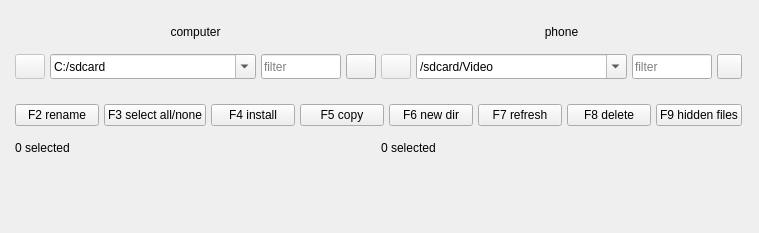
<?xml version="1.0" encoding="UTF-8"?>
<ui version="4.0">
 <class>FileWidget</class>
 <widget class="QWidget" name="FileWidget">
  <property name="geometry">
   <rect>
    <x>0</x>
    <y>0</y>
    <width>759</width>
    <height>233</height>
   </rect>
  </property>
  <property name="windowTitle">
   <string notr="true">Form</string>
  </property>
  <property name="windowOpacity">
   <double>1.000000000000000</double>
  </property>
  <widget class="QWidget" name="gridLayoutWidget">
   <property name="geometry">
    <rect>
     <x>10</x>
     <y>10</y>
     <width>737</width>
     <height>160</height>
    </rect>
   </property>
   <layout class="QGridLayout" name="gridLayout" columnstretch="0,0,0,0">
    <property name="spacing">
     <number>5</number>
    </property>
    <item row="1" column="2">
     <widget class="QLabel" name="rightLabelTitle">
      <property name="text">
       <string extracomment="table title">phone</string>
      </property>
      <property name="alignment">
       <set>Qt::AlignCenter</set>
      </property>
     </widget>
    </item>
    <item row="1" column="1">
     <widget class="QLabel" name="leftLabelTitle">
      <property name="text">
       <string extracomment="table title">computer</string>
      </property>
      <property name="alignment">
       <set>Qt::AlignCenter</set>
      </property>
     </widget>
    </item>
    <item row="2" column="1">
     <layout class="QHBoxLayout" name="horizontalLayout_4">
      <item>
       <widget class="QPushButton" name="leftPushButtonFolderUp">
        <property name="enabled">
         <bool>false</bool>
        </property>
        <property name="maximumSize">
         <size>
          <width>30</width>
          <height>25</height>
         </size>
        </property>
        <property name="focusPolicy">
         <enum>Qt::NoFocus</enum>
        </property>
        <property name="text">
         <string notr="true"/>
        </property>
       </widget>
      </item>
      <item>
       <widget class="QComboBox" name="leftComboBox">
        <property name="maximumSize">
         <size>
          <width>16777215</width>
          <height>25</height>
         </size>
        </property>
        <property name="focusPolicy">
         <enum>Qt::ClickFocus</enum>
        </property>
        <property name="editable">
         <bool>true</bool>
        </property>
        <property name="insertPolicy">
         <enum>QComboBox::NoInsert</enum>
        </property>
        <item>
         <property name="text">
          <string>C:/sdcard</string>
         </property>
        </item>
       </widget>
      </item>
      <item>
       <widget class="QLineEdit" name="leftFileNameFilter">
        <property name="sizePolicy">
         <sizepolicy hsizetype="Preferred" vsizetype="Fixed">
          <horstretch>0</horstretch>
          <verstretch>0</verstretch>
         </sizepolicy>
        </property>
        <property name="minimumSize">
         <size>
          <width>0</width>
          <height>0</height>
         </size>
        </property>
        <property name="maximumSize">
         <size>
          <width>80</width>
          <height>25</height>
         </size>
        </property>
        <property name="focusPolicy">
         <enum>Qt::ClickFocus</enum>
        </property>
        <property name="text">
         <string notr="true"/>
        </property>
        <property name="placeholderText">
         <string>filter</string>
        </property>
       </widget>
      </item>
      <item>
       <widget class="QPushButton" name="leftPushButtonPhoneComputerSwitch">
        <property name="maximumSize">
         <size>
          <width>30</width>
          <height>25</height>
         </size>
        </property>
        <property name="focusPolicy">
         <enum>Qt::NoFocus</enum>
        </property>
        <property name="styleSheet">
         <string notr="true"/>
        </property>
        <property name="text">
         <string notr="true"/>
        </property>
       </widget>
      </item>
     </layout>
    </item>
    <item row="2" column="2">
     <layout class="QHBoxLayout" name="horizontalLayout_3">
      <item>
       <widget class="QPushButton" name="rightPushButtonFolderUp">
        <property name="enabled">
         <bool>false</bool>
        </property>
        <property name="maximumSize">
         <size>
          <width>30</width>
          <height>25</height>
         </size>
        </property>
        <property name="focusPolicy">
         <enum>Qt::NoFocus</enum>
        </property>
        <property name="text">
         <string notr="true"/>
        </property>
       </widget>
      </item>
      <item>
       <widget class="QComboBox" name="rightComboBox">
        <property name="maximumSize">
         <size>
          <width>16777215</width>
          <height>25</height>
         </size>
        </property>
        <property name="focusPolicy">
         <enum>Qt::ClickFocus</enum>
        </property>
        <property name="editable">
         <bool>true</bool>
        </property>
        <property name="insertPolicy">
         <enum>QComboBox::NoInsert</enum>
        </property>
        <item>
         <property name="text">
          <string notr="true">/sdcard/Video</string>
         </property>
        </item>
       </widget>
      </item>
      <item>
       <widget class="QLineEdit" name="rightFileNameFilter">
        <property name="sizePolicy">
         <sizepolicy hsizetype="Preferred" vsizetype="Preferred">
          <horstretch>0</horstretch>
          <verstretch>0</verstretch>
         </sizepolicy>
        </property>
        <property name="maximumSize">
         <size>
          <width>80</width>
          <height>25</height>
         </size>
        </property>
        <property name="focusPolicy">
         <enum>Qt::ClickFocus</enum>
        </property>
        <property name="text">
         <string notr="true"/>
        </property>
        <property name="placeholderText">
         <string>filter</string>
        </property>
       </widget>
      </item>
      <item>
       <widget class="QToolButton" name="toolButtonFind">
        <property name="maximumSize">
         <size>
          <width>25</width>
          <height>25</height>
         </size>
        </property>
        <property name="focusPolicy">
         <enum>Qt::ClickFocus</enum>
        </property>
        <property name="text">
         <string notr="true"/>
        </property>
        <property name="icon">
         <iconset resource="../zasoby.qrc">
          <normaloff>:/icons/find.png</normaloff>:/icons/find.png</iconset>
        </property>
        <property name="iconSize">
         <size>
          <width>20</width>
          <height>20</height>
         </size>
        </property>
       </widget>
      </item>
     </layout>
    </item>
    <item row="3" column="1">
     <layout class="QVBoxLayout" name="computerLayout"/>
    </item>
    <item row="3" column="2">
     <layout class="QVBoxLayout" name="phoneLayout"/>
    </item>
    <item row="3" column="0">
     <spacer name="horizontalSpacer">
      <property name="orientation">
       <enum>Qt::Horizontal</enum>
      </property>
      <property name="sizeType">
       <enum>QSizePolicy::Fixed</enum>
      </property>
      <property name="sizeHint" stdset="0">
       <size>
        <width>5</width>
        <height>20</height>
       </size>
      </property>
     </spacer>
    </item>
    <item row="4" column="1" colspan="2">
     <layout class="QHBoxLayout" name="horizontalLayout_5">
      <item>
       <widget class="QPushButton" name="pushButtonRename">
        <property name="sizePolicy">
         <sizepolicy hsizetype="Preferred" vsizetype="Fixed">
          <horstretch>0</horstretch>
          <verstretch>0</verstretch>
         </sizepolicy>
        </property>
        <property name="focusPolicy">
         <enum>Qt::NoFocus</enum>
        </property>
        <property name="text">
         <string extracomment="rename button">F2 rename</string>
        </property>
        <property name="icon">
         <iconset resource="../zasoby.qrc">
          <normaloff>:/icons/rename.png</normaloff>:/icons/rename.png</iconset>
        </property>
       </widget>
      </item>
      <item>
       <widget class="QPushButton" name="pushButtonSelectAll">
        <property name="sizePolicy">
         <sizepolicy hsizetype="Preferred" vsizetype="Fixed">
          <horstretch>0</horstretch>
          <verstretch>0</verstretch>
         </sizepolicy>
        </property>
        <property name="focusPolicy">
         <enum>Qt::NoFocus</enum>
        </property>
        <property name="text">
         <string extracomment="select button">F3 select all/none</string>
        </property>
        <property name="icon">
         <iconset resource="../zasoby.qrc">
          <normaloff>:/icons/selectAll.png</normaloff>:/icons/selectAll.png</iconset>
        </property>
       </widget>
      </item>
      <item>
       <widget class="QPushButton" name="pushButton">
        <property name="sizePolicy">
         <sizepolicy hsizetype="Preferred" vsizetype="Fixed">
          <horstretch>0</horstretch>
          <verstretch>0</verstretch>
         </sizepolicy>
        </property>
        <property name="focusPolicy">
         <enum>Qt::NoFocus</enum>
        </property>
        <property name="text">
         <string extracomment="install button">F4 install</string>
        </property>
        <property name="icon">
         <iconset resource="../zasoby.qrc">
          <normaloff>:/icons/install.png</normaloff>:/icons/install.png</iconset>
        </property>
       </widget>
      </item>
      <item>
       <widget class="QPushButton" name="pushButtonCopy">
        <property name="sizePolicy">
         <sizepolicy hsizetype="Preferred" vsizetype="Fixed">
          <horstretch>0</horstretch>
          <verstretch>0</verstretch>
         </sizepolicy>
        </property>
        <property name="focusPolicy">
         <enum>Qt::NoFocus</enum>
        </property>
        <property name="text">
         <string extracomment="copy button">F5 copy</string>
        </property>
        <property name="icon">
         <iconset resource="../zasoby.qrc">
          <normaloff>:/icons/copy.png</normaloff>:/icons/copy.png</iconset>
        </property>
       </widget>
      </item>
      <item>
       <widget class="QPushButton" name="pushButtonNewDir">
        <property name="sizePolicy">
         <sizepolicy hsizetype="Preferred" vsizetype="Fixed">
          <horstretch>0</horstretch>
          <verstretch>0</verstretch>
         </sizepolicy>
        </property>
        <property name="focusPolicy">
         <enum>Qt::NoFocus</enum>
        </property>
        <property name="text">
         <string extracomment="new dir button">F6 new dir</string>
        </property>
        <property name="icon">
         <iconset resource="../zasoby.qrc">
          <normaloff>:/icons/newDir.png</normaloff>:/icons/newDir.png</iconset>
        </property>
       </widget>
      </item>
      <item>
       <widget class="QPushButton" name="pushButtonRefresh">
        <property name="sizePolicy">
         <sizepolicy hsizetype="Preferred" vsizetype="Fixed">
          <horstretch>0</horstretch>
          <verstretch>0</verstretch>
         </sizepolicy>
        </property>
        <property name="focusPolicy">
         <enum>Qt::NoFocus</enum>
        </property>
        <property name="text">
         <string extracomment="refresh files button">F7 refresh</string>
        </property>
        <property name="icon">
         <iconset resource="../zasoby.qrc">
          <normaloff>:/icons/refresh.png</normaloff>:/icons/refresh.png</iconset>
        </property>
       </widget>
      </item>
      <item>
       <widget class="QPushButton" name="pushButtonDelete">
        <property name="sizePolicy">
         <sizepolicy hsizetype="Preferred" vsizetype="Fixed">
          <horstretch>0</horstretch>
          <verstretch>0</verstretch>
         </sizepolicy>
        </property>
        <property name="focusPolicy">
         <enum>Qt::NoFocus</enum>
        </property>
        <property name="text">
         <string extracomment="delete button">F8 delete</string>
        </property>
        <property name="icon">
         <iconset resource="../zasoby.qrc">
          <normaloff>:/icons/remove.png</normaloff>:/icons/remove.png</iconset>
        </property>
       </widget>
      </item>
      <item>
       <widget class="QPushButton" name="pushButtonHiddenFiles">
        <property name="sizePolicy">
         <sizepolicy hsizetype="Preferred" vsizetype="Fixed">
          <horstretch>0</horstretch>
          <verstretch>0</verstretch>
         </sizepolicy>
        </property>
        <property name="focusPolicy">
         <enum>Qt::NoFocus</enum>
        </property>
        <property name="text">
         <string extracomment="hidden button">F9 hidden files</string>
        </property>
        <property name="icon">
         <iconset resource="../zasoby.qrc">
          <normaloff>:/icons/hidden.png</normaloff>:/icons/hidden.png</iconset>
        </property>
       </widget>
      </item>
     </layout>
    </item>
    <item row="3" column="3">
     <spacer name="horizontalSpacer_2">
      <property name="orientation">
       <enum>Qt::Horizontal</enum>
      </property>
      <property name="sizeType">
       <enum>QSizePolicy::Fixed</enum>
      </property>
      <property name="sizeHint" stdset="0">
       <size>
        <width>5</width>
        <height>20</height>
       </size>
      </property>
     </spacer>
    </item>
    <item row="0" column="1">
     <spacer name="verticalSpacer">
      <property name="orientation">
       <enum>Qt::Vertical</enum>
      </property>
      <property name="sizeType">
       <enum>QSizePolicy::Fixed</enum>
      </property>
      <property name="sizeHint" stdset="0">
       <size>
        <width>20</width>
        <height>5</height>
       </size>
      </property>
     </spacer>
    </item>
    <item row="5" column="2">
     <widget class="QLabel" name="rightLabelSelectedCount">
      <property name="text">
       <string notr="true">0 selected</string>
      </property>
     </widget>
    </item>
    <item row="6" column="1">
     <spacer name="verticalSpacer_2">
      <property name="orientation">
       <enum>Qt::Vertical</enum>
      </property>
      <property name="sizeType">
       <enum>QSizePolicy::Fixed</enum>
      </property>
      <property name="sizeHint" stdset="0">
       <size>
        <width>20</width>
        <height>5</height>
       </size>
      </property>
     </spacer>
    </item>
    <item row="5" column="1">
     <widget class="QLabel" name="leftLabelSelectedCount">
      <property name="text">
       <string notr="true">0 selected</string>
      </property>
     </widget>
    </item>
   </layout>
  </widget>
 </widget>
 <resources>
  <include location="../zasoby.qrc"/>
 </resources>
 <connections/>
</ui>
